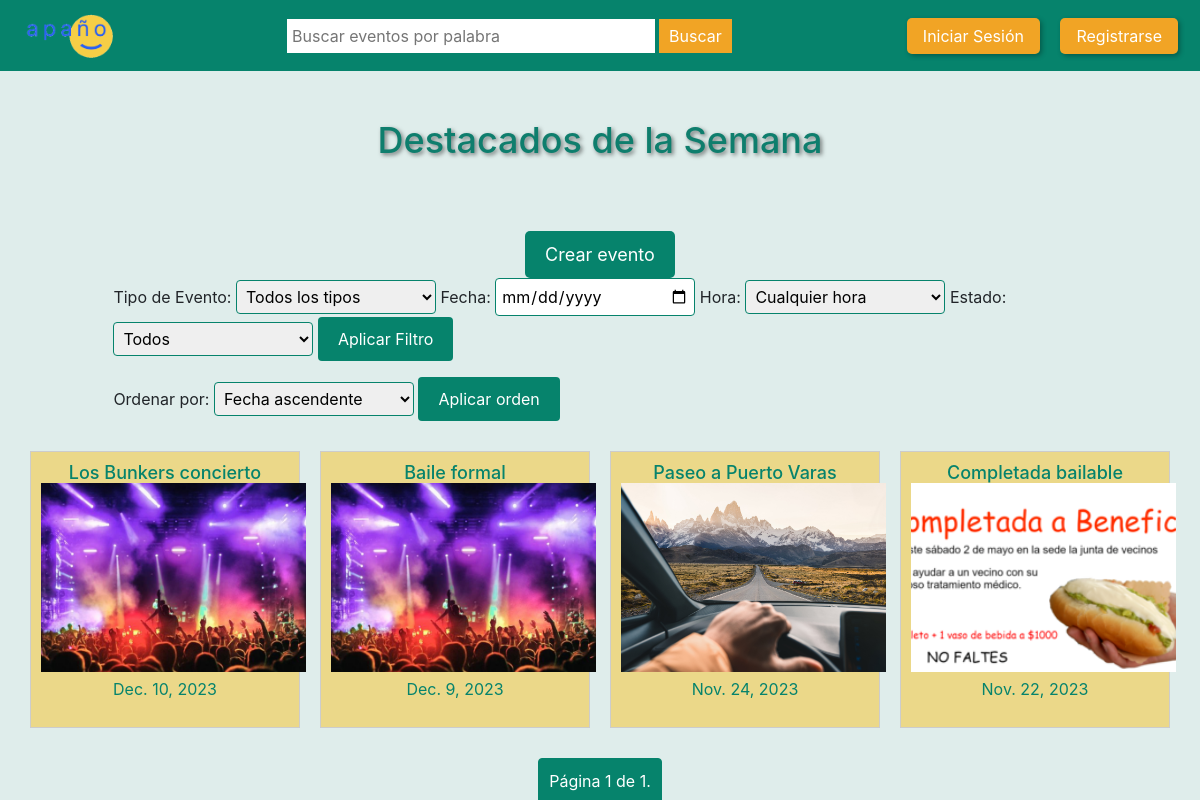
The app's page /eventos-destacados-logged/?page=2, older data.
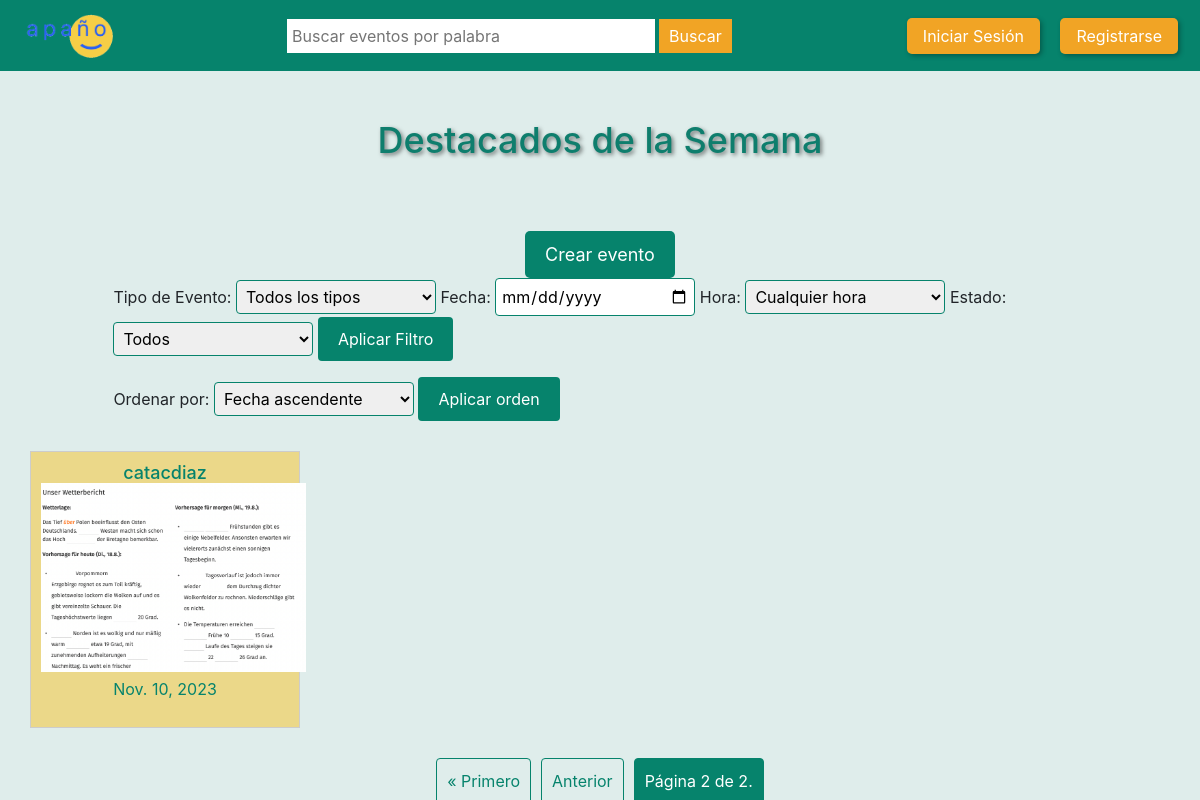
The same page, newer data.
### perfil_apagno_app/models.py (models this page shows, shortened)
class nuevoEvento(models.Model):
    nombre = models.CharField(max_length=100)
    host = models.ForeignKey(User, on_delete=models.CASCADE)
    fecha = models.DateField(default=timezone.now().strftime("%Y-%m-%d"))
    hora = models.TimeField(default=timezone.now().strftime("%H:%M"))
    lugar = models.CharField(max_length=100)
    descripcion = models.CharField(max_length=250, blank=True)
    categoria = models.ForeignKey(Categorias, default='Sin categoria', on_delete=models.CASCADE)
    imagen = models.ImageField(upload_to='eventos_images/', blank=True)
    asistentes = models.ManyToManyField(User, related_name='eventos_asistir', blank=True)

### apagno_app/views.py (the view, shortened to what this page needs)
# urls.py: path('eventos-destacados-logged/', destacados_logged, name='destacados_logged'),
def destacados_logged(request):
    eventos = nuevoEvento.objects.all()
    categorias = Categorias.objects.all()
    categoria_filtro = request.GET.get('tipo', '')
    fecha_filtro = request.GET.get('fecha', '')
    hora_filtro = request.GET.get('hora', '')
    estado_filtro = request.GET.get('estado', '')
    ahora = datetime.now()  # Se define la fecha y horas actuales
    eventos_originales = nuevoEvento.objects.all()
    if categoria_filtro:
        eventos_originales = eventos_originales.filter(categoria__nombre=categoria_filtro)
    if fecha_filtro:
        eventos_originales = eventos_originales.filter(fecha=fecha_filtro)
    if estado_filtro == "terminado":
        eventos_originales = eventos_originales.filter(fecha__lt=ahora.date())
        eventos_originales = eventos_originales.exclude(fecha=ahora.date(), hora__gt=ahora.time())
    elif estado_filtro == "sin_comenzar":
        eventos_originales = eventos_originales.filter(fecha__gt=ahora.date())
        eventos_originales = eventos_originales.exclude(fecha=ahora.date(), hora__lte=ahora.time())
    if request.method == "GET":
        orden = request.GET.get('orden')
        if orden == 'fecha_asc':
            eventos_originales = eventos_originales.order_by('fecha')
        elif orden == 'fecha_desc':
            eventos_originales = eventos_originales.order_by('-fecha')
        else:
            eventos_originales = eventos_originales.order_by('-fecha')
    paginator = Paginator(eventos_originales, 4)  # 10 eventos por página
    page = request.GET.get('page', 1)
    try:
        eventos_paginados = paginator.page(page)
    except PageNotAnInteger:
        eventos_paginados = paginator.page(1)
    except EmptyPage:
        eventos_paginados = paginator.page(paginator.num_pages)
    return render(request, "destacados.html", {'eventos': eventos_paginados,'categorias': categorias})

### perfil_apagno_app/models.py (called while the page is built)
    def __str__(self):
        return self.nombre

### perfil_apagno_app/templates/destacados.html (shortened to what this page needs)
<link rel="stylesheet" href="https://maxcdn.bootstrapcdn.com/bootstrap/4.5.2/css/bootstrap.min.css">
{% extends "base.html" %}
{% load static %}
{% block extra_css %}
    <link rel="stylesheet" href="https://stackpath.bootstrapcdn.com/bootstrap/4.5.2/css/bootstrap.min.css">
    <link rel="stylesheet" type="text/css" href="{% static 'style/destacados.css' %}">
    <link rel="stylesheet" type="text/css" href="{% static 'style/style.css' %}">
{% endblock %}
{% block content %}
    <div class="py-5 text-center">
        <h2 class="display" style="font-size: 36px; color: #0e7e6d; margin-bottom: 20px; text-align: center; text-shadow: 2px 2px 4px rgba(0, 0, 0, 0.5);">Destacados de la Semana</h2>
    </div>
    <div class="crear-evento">
        <button id='mostrar-mas' type="submit" data-toggle="modal" data-target="#creacionModal" > Crear evento</button>
    </div>
        <div class="form-group">
            <form method="GET" action="{% url 'destacados_logged' %}">
                    <label for="tipo">Tipo de Evento:</label>
                    <select name="tipo" id="tipo" class="select-input">
                        <option value="">Todos los tipos</option>
                    </select>
                    <label for="fecha">Fecha:</label>
                    <input type="date" name="fecha" id="fecha" class="date-input">
                    <label for="hora">Hora:</label>
                    <select name="hora" id="hora" class="select-input">
                        <option value="">Cualquier hora</option>
                    </select>
                    <label for="estado">Estado:</label>
                    <select name="estado" id="estado" class="select-input">
                        <option value="">Todos</option>
                    </select>
                <button type="submit" class="submit-button">Aplicar Filtro</button>
            </form>
        </div>
        <div class="form-group">
            <form method="GET" id="orden_form" action="{% url 'destacados_logged' %}">
                <label for="orden">Ordenar por:</label>
                <select name="orden" id="orden" class="select-input">
                    <option value="fecha_asc">Fecha ascendente</option>
                </select>
                <button type="submit" class="submit-button">Aplicar orden</button>
            </form>
        </div>
    <div id="eventos-container" class="eventos-container">
        {% for evento in eventos %}
            <div class="evento">
                <h3>{{ evento.nombre }}</h3>
                <img src="{{ evento.imagen.url }}" alt="{{ evento.nombre }}" data-toggle="modal" data-target="#eventoModal"
                data-id="{{ evento.id }}"
                data-nombre="{{ evento.nombre }}" data-fecha="{{ evento.fecha }}" data-hora="{{ evento.hora }}" data-descripcion="{{ evento.descripcion }}"
                data-host="{{ evento.host }}" data-lugar="{{ evento.lugar }}" data-categoria="{{ evento.categoria }}">
                <p>{{ evento.fecha }}</p>
            </div>
        {% endfor %}
    </div>
    <div class="pagination" style="display: flex; justify-content: center; margin-top: 20px;">
        <span class="step-links">
            {% if eventos.has_previous %}
                <a href="?page=1" style="color: #06836c; padding: 10px; text-decoration: none; border: 1px solid #06836c; border-radius: 4px; margin: 0 5px;">&laquo; Primero</a>
                <a href="?page={{ eventos.previous_page_number }}" style="color: #06836c; padding: 10px; text-decoration: none; border: 1px solid #06836c; border-radius: 4px; margin: 0 5px;">Anterior</a>
            {% endif %}
            <span class="current" style="color: #fff; background-color: #06836c; padding: 10px; border: 1px solid #06836c; border-radius: 4px; margin: 0 5px;">
                Página {{ eventos.number }} de {{ eventos.paginator.num_pages }}.
            </span>
        </span>
</div>
{% endblock %}

Row changes from the older to the newer data that the page shows:
no longer on this page (row unchanged): nuevoEvento: nombre "Los Bunkers concierto", imagen (picture), fecha "Dec. 10, 2023"
no longer on this page (row unchanged): nuevoEvento: nombre "Baile formal", imagen (picture), fecha "Dec. 9, 2023"
no longer on this page (row unchanged): nuevoEvento: nombre "Paseo a Puerto Varas", imagen (picture), fecha "Nov. 24, 2023"
no longer on this page (row unchanged): nuevoEvento: nombre "Completada bailable", imagen (picture), fecha "Nov. 22, 2023"
added nuevoEvento: nombre "catacdiaz", imagen (picture), fecha "Nov. 10, 2023"
Text that changed along with them:
{{ eventos.number }}: "1" → "2"
{{ eventos.paginator.num_pages }}: "1" → "2"
text now shown: "« Primero Anterior"
